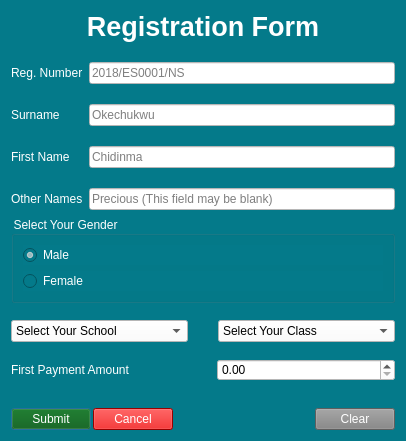
<?xml version="1.0" encoding="UTF-8"?>
<ui version="4.0">
 <class>RegistrationForm</class>
 <widget class="QDialog" name="RegistrationForm">
  <property name="geometry">
   <rect>
    <x>0</x>
    <y>0</y>
    <width>406</width>
    <height>441</height>
   </rect>
  </property>
  <property name="windowTitle">
   <string>Registration Form</string>
  </property>
  <property name="styleSheet">
   <string notr="true">font: 75 10pt &quot;MS Shell Dlg 2&quot;;
color: rgb(255, 255, 255);
background-color: rgb(4, 122, 138);</string>
  </property>
  <layout class="QVBoxLayout" name="verticalLayout_7">
   <item>
    <layout class="QVBoxLayout" name="verticalLayout_2">
     <property name="spacing">
      <number>20</number>
     </property>
     <item>
      <widget class="QLabel" name="label">
       <property name="text">
        <string>&lt;html&gt;&lt;head/&gt;&lt;body&gt;&lt;p align=&quot;center&quot;&gt;&lt;span style=&quot; font-size:20pt; font-weight:600;&quot;&gt;Registration Form&lt;/span&gt;&lt;/p&gt;&lt;/body&gt;&lt;/html&gt;</string>
       </property>
      </widget>
     </item>
     <item>
      <layout class="QVBoxLayout" name="verticalLayout">
       <property name="spacing">
        <number>20</number>
       </property>
       <item>
        <layout class="QHBoxLayout" name="horizontalLayout">
         <property name="spacing">
          <number>6</number>
         </property>
         <property name="leftMargin">
          <number>0</number>
         </property>
         <item>
          <widget class="QLabel" name="RegNumLabel">
           <property name="text">
            <string>Reg. Number</string>
           </property>
           <property name="buddy">
            <cstring>regNumEditor</cstring>
           </property>
          </widget>
         </item>
         <item>
          <widget class="QLineEdit" name="regNumEditor">
           <property name="styleSheet">
            <string notr="true">background-color: rgb(255, 255, 255);
border-color: rgb(193, 193, 193);
color: rgb(0, 0, 0);</string>
           </property>
           <property name="placeholderText">
            <string>2018/ES0001/NS</string>
           </property>
          </widget>
         </item>
        </layout>
       </item>
       <item>
        <layout class="QHBoxLayout" name="horizontalLayout_2">
         <property name="spacing">
          <number>29</number>
         </property>
         <item>
          <widget class="QLabel" name="surnameLabel">
           <property name="text">
            <string>Surname</string>
           </property>
           <property name="buddy">
            <cstring>surnameEditor</cstring>
           </property>
          </widget>
         </item>
         <item>
          <widget class="QLineEdit" name="surnameEditor">
           <property name="styleSheet">
            <string notr="true">background-color: rgb(255, 255, 255);
border-color: rgb(193, 193, 193);
color: rgb(0, 0, 0);</string>
           </property>
           <property name="placeholderText">
            <string>Okechukwu</string>
           </property>
          </widget>
         </item>
        </layout>
       </item>
       <item>
        <layout class="QHBoxLayout" name="horizontalLayout_3">
         <property name="spacing">
          <number>19</number>
         </property>
         <item>
          <widget class="QLabel" name="firstNameLabel">
           <property name="text">
            <string>First Name</string>
           </property>
           <property name="buddy">
            <cstring>firstNameEditor</cstring>
           </property>
          </widget>
         </item>
         <item>
          <widget class="QLineEdit" name="firstNameEditor">
           <property name="styleSheet">
            <string notr="true">background-color: rgb(255, 255, 255);
border-color: rgb(193, 193, 193);
color: rgb(0, 0, 0);</string>
           </property>
           <property name="placeholderText">
            <string>Chidinma</string>
           </property>
          </widget>
         </item>
        </layout>
       </item>
       <item>
        <layout class="QHBoxLayout" name="horizontalLayout_4">
         <property name="spacing">
          <number>6</number>
         </property>
         <item>
          <widget class="QLabel" name="otherNameLabel">
           <property name="text">
            <string>Other Names</string>
           </property>
           <property name="buddy">
            <cstring>otherNamesEditor</cstring>
           </property>
          </widget>
         </item>
         <item>
          <widget class="QLineEdit" name="otherNamesEditor">
           <property name="styleSheet">
            <string notr="true">background-color: rgb(255, 255, 255);
border-color: rgb(193, 193, 193);
color: rgb(0, 0, 0);</string>
           </property>
           <property name="placeholderText">
            <string>Precious (This field may be blank)</string>
           </property>
          </widget>
         </item>
        </layout>
       </item>
      </layout>
     </item>
    </layout>
   </item>
   <item>
    <layout class="QVBoxLayout" name="verticalLayout_5">
     <property name="spacing">
      <number>17</number>
     </property>
     <item>
      <layout class="QVBoxLayout" name="verticalLayout_4">
       <item>
        <layout class="QHBoxLayout" name="horizontalLayout_8">
         <item>
          <widget class="QGroupBox" name="groupBox">
           <property name="title">
            <string>Select Your Gender</string>
           </property>
           <layout class="QVBoxLayout" name="verticalLayout_3">
            <item>
             <widget class="QRadioButton" name="maleRadioButton">
              <property name="text">
               <string>Male</string>
              </property>
              <property name="checked">
               <bool>true</bool>
              </property>
             </widget>
            </item>
            <item>
             <widget class="QRadioButton" name="femaleRadioButton">
              <property name="text">
               <string>Female</string>
              </property>
             </widget>
            </item>
           </layout>
          </widget>
         </item>
        </layout>
       </item>
       <item>
        <layout class="QHBoxLayout" name="horizontalLayout_5">
         <property name="spacing">
          <number>30</number>
         </property>
         <item>
          <widget class="QComboBox" name="schoolComboBox">
           <property name="styleSheet">
            <string notr="true">background-color: rgb(255, 255, 255);
border-color: rgb(193, 193, 193);
color: rgb(0, 0, 0);</string>
           </property>
           <item>
            <property name="text">
             <string>Select Your School</string>
            </property>
           </item>
           <item>
            <property name="text">
             <string>Nursery School</string>
            </property>
           </item>
           <item>
            <property name="text">
             <string>Primary School</string>
            </property>
           </item>
           <item>
            <property name="text">
             <string>Secondary School</string>
            </property>
           </item>
          </widget>
         </item>
         <item>
          <widget class="QComboBox" name="classComboBox">
           <property name="styleSheet">
            <string notr="true">background-color: rgb(255, 255, 255);
border-color: rgb(193, 193, 193);
color: rgb(0, 0, 0);</string>
           </property>
           <item>
            <property name="text">
             <string>Select Your Class</string>
            </property>
           </item>
          </widget>
         </item>
        </layout>
       </item>
      </layout>
     </item>
     <item>
      <layout class="QHBoxLayout" name="horizontalLayout_9">
       <property name="spacing">
        <number>28</number>
       </property>
       <item>
        <widget class="QLabel" name="label_2">
         <property name="text">
          <string>First Payment Amount</string>
         </property>
        </widget>
       </item>
       <item>
        <widget class="QDoubleSpinBox" name="firstPaymentDoubleSpinBox">
         <property name="styleSheet">
          <string notr="true">background-color: rgb(255, 255, 255);
border-color: rgb(193, 193, 193);
color: rgb(0, 0, 0);</string>
         </property>
         <property name="maximum">
          <double>1000000.000000000000000</double>
         </property>
         <property name="singleStep">
          <double>100.000000000000000</double>
         </property>
        </widget>
       </item>
      </layout>
     </item>
    </layout>
   </item>
   <item>
    <layout class="QVBoxLayout" name="verticalLayout_6">
     <item>
      <spacer name="verticalSpacer">
       <property name="orientation">
        <enum>Qt::Vertical</enum>
       </property>
       <property name="sizeHint" stdset="0">
        <size>
         <width>20</width>
         <height>19</height>
        </size>
       </property>
      </spacer>
     </item>
     <item>
      <layout class="QHBoxLayout" name="horizontalLayout_7">
       <property name="spacing">
        <number>0</number>
       </property>
       <item>
        <layout class="QHBoxLayout" name="horizontalLayout_6">
         <property name="spacing">
          <number>2</number>
         </property>
         <item>
          <widget class="QPushButton" name="submitButton">
           <property name="styleSheet">
            <string notr="true">background-color: rgb(0, 85, 0);</string>
           </property>
           <property name="text">
            <string>Submit</string>
           </property>
           <property name="default">
            <bool>true</bool>
           </property>
          </widget>
         </item>
         <item>
          <widget class="QPushButton" name="cancelButton">
           <property name="styleSheet">
            <string notr="true">background-color: rgb(211, 0, 0);</string>
           </property>
           <property name="text">
            <string>Cancel</string>
           </property>
           <property name="flat">
            <bool>false</bool>
           </property>
          </widget>
         </item>
        </layout>
       </item>
       <item>
        <spacer name="horizontalSpacer_2">
         <property name="orientation">
          <enum>Qt::Horizontal</enum>
         </property>
         <property name="sizeHint" stdset="0">
          <size>
           <width>40</width>
           <height>20</height>
          </size>
         </property>
        </spacer>
       </item>
       <item>
        <widget class="QPushButton" name="clearButton">
         <property name="styleSheet">
          <string notr="true">background-color: rgb(131, 131, 131);</string>
         </property>
         <property name="text">
          <string>Clear</string>
         </property>
        </widget>
       </item>
      </layout>
     </item>
    </layout>
   </item>
  </layout>
 </widget>
 <tabstops>
  <tabstop>regNumEditor</tabstop>
  <tabstop>surnameEditor</tabstop>
  <tabstop>firstNameEditor</tabstop>
  <tabstop>otherNamesEditor</tabstop>
  <tabstop>maleRadioButton</tabstop>
  <tabstop>femaleRadioButton</tabstop>
  <tabstop>schoolComboBox</tabstop>
  <tabstop>classComboBox</tabstop>
  <tabstop>submitButton</tabstop>
  <tabstop>cancelButton</tabstop>
  <tabstop>clearButton</tabstop>
 </tabstops>
 <resources/>
 <connections/>
</ui>
